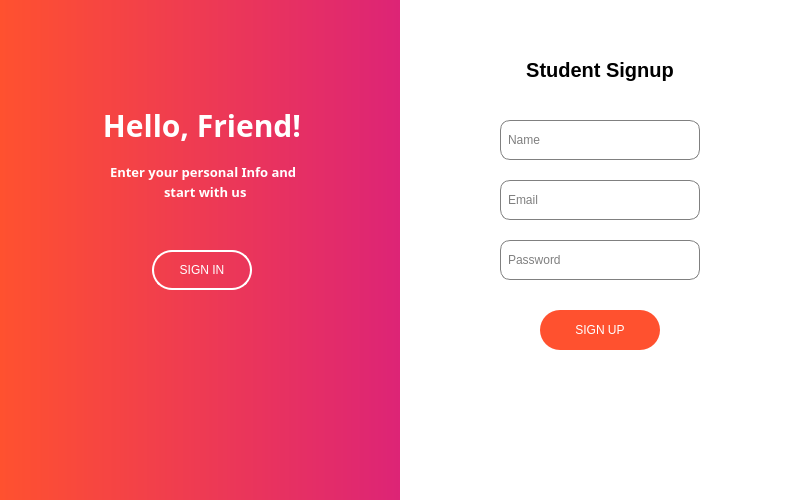
<?xml version="1.0" encoding="UTF-8"?>
<ui version="4.0">
 <class>Teacher</class>
 <widget class="QWidget" name="Teacher">
  <property name="geometry">
   <rect>
    <x>0</x>
    <y>0</y>
    <width>800</width>
    <height>500</height>
   </rect>
  </property>
  <property name="windowTitle">
   <string>Login Signup</string>
  </property>
  <widget class="QWidget" name="leftPanel" native="true">
   <property name="geometry">
    <rect>
     <x>0</x>
     <y>0</y>
     <width>400</width>
     <height>500</height>
    </rect>
   </property>
   <property name="styleSheet">
    <string>background: qlineargradient(spread:pad, x1:0, y1:0, x2:1, y2:0, stop:0 #FF512F, stop:1 #DD2476);</string>
   </property>
   <widget class="QLabel" name="welcomeLabel">
    <property name="geometry">
     <rect>
      <x>102</x>
      <y>100</y>
      <width>200</width>
      <height>50</height>
     </rect>
    </property>
    <property name="font">
     <font>
      <family>Arial Rounded MT</family>
      <pointsize>-1</pointsize>
      <bold>true</bold>
     </font>
    </property>
    <property name="styleSheet">
     <string notr="true">color: white; font-size: 30px; font-weight: bold; background-color: transparent;</string>
    </property>
    <property name="text">
     <string>Hello, Friend!</string>
    </property>
    <property name="alignment">
     <set>Qt::AlignmentFlag::AlignCenter</set>
    </property>
   </widget>
   <widget class="QPushButton" name="signInButton">
    <property name="geometry">
     <rect>
      <x>152</x>
      <y>250</y>
      <width>100</width>
      <height>40</height>
     </rect>
    </property>
    <property name="styleSheet">
     <string>background-color: transparent; color: white; border: 2px solid white; border-radius: 20px; padding: 5px;</string>
    </property>
    <property name="text">
     <string>SIGN IN</string>
    </property>
   </widget>
   <widget class="QLabel" name="label">
    <property name="geometry">
     <rect>
      <x>110</x>
      <y>152</y>
      <width>233</width>
      <height>39</height>
     </rect>
    </property>
    <property name="font">
     <font>
      <family>Arial Rounded MT</family>
      <pointsize>10</pointsize>
      <bold>true</bold>
     </font>
    </property>
    <property name="styleSheet">
     <string notr="true">background-color: transparent; color: white;</string>
    </property>
    <property name="text">
     <string>Enter your personal Info and</string>
    </property>
   </widget>
   <widget class="QLabel" name="label_2">
    <property name="geometry">
     <rect>
      <x>164</x>
      <y>176</y>
      <width>109</width>
      <height>31</height>
     </rect>
    </property>
    <property name="font">
     <font>
      <family>Arial Rounded MT</family>
      <pointsize>10</pointsize>
      <bold>true</bold>
     </font>
    </property>
    <property name="styleSheet">
     <string notr="true">background-color: transparent; color: white;</string>
    </property>
    <property name="text">
     <string>start with us</string>
    </property>
   </widget>
  </widget>
  <widget class="QWidget" name="rightPanel" native="true">
   <property name="geometry">
    <rect>
     <x>400</x>
     <y>0</y>
     <width>400</width>
     <height>500</height>
    </rect>
   </property>
   <property name="styleSheet">
    <string>background: white;</string>
   </property>
   <widget class="QLabel" name="signupLabel">
    <property name="geometry">
     <rect>
      <x>120</x>
      <y>50</y>
      <width>160</width>
      <height>40</height>
     </rect>
    </property>
    <property name="styleSheet">
     <string>color: black; font-size: 20px; font-weight: bold;</string>
    </property>
    <property name="text">
     <string>Student Signup</string>
    </property>
    <property name="alignment">
     <set>Qt::AlignmentFlag::AlignCenter</set>
    </property>
   </widget>
   <widget class="QLineEdit" name="nameInput">
    <property name="geometry">
     <rect>
      <x>100</x>
      <y>120</y>
      <width>200</width>
      <height>40</height>
     </rect>
    </property>
    <property name="styleSheet">
     <string>border: 1px solid gray; border-radius: 10px; padding: 5px;</string>
    </property>
    <property name="placeholderText">
     <string>Name</string>
    </property>
   </widget>
   <widget class="QLineEdit" name="emailInput">
    <property name="geometry">
     <rect>
      <x>100</x>
      <y>180</y>
      <width>200</width>
      <height>40</height>
     </rect>
    </property>
    <property name="styleSheet">
     <string>border: 1px solid gray; border-radius: 10px; padding: 5px;</string>
    </property>
    <property name="placeholderText">
     <string>Email</string>
    </property>
   </widget>
   <widget class="QLineEdit" name="passwordInput">
    <property name="geometry">
     <rect>
      <x>100</x>
      <y>240</y>
      <width>200</width>
      <height>40</height>
     </rect>
    </property>
    <property name="styleSheet">
     <string>border: 1px solid gray; border-radius: 10px; padding: 5px;</string>
    </property>
    <property name="echoMode">
     <enum>QLineEdit::EchoMode::Password</enum>
    </property>
    <property name="placeholderText">
     <string>Password</string>
    </property>
   </widget>
   <widget class="QPushButton" name="signUpButton">
    <property name="geometry">
     <rect>
      <x>140</x>
      <y>310</y>
      <width>120</width>
      <height>40</height>
     </rect>
    </property>
    <property name="styleSheet">
     <string>background-color: #FF512F; color: white; border-radius: 20px; padding: 5px;</string>
    </property>
    <property name="text">
     <string>SIGN UP</string>
    </property>
   </widget>
  </widget>
 </widget>
 <resources/>
 <connections/>
</ui>
